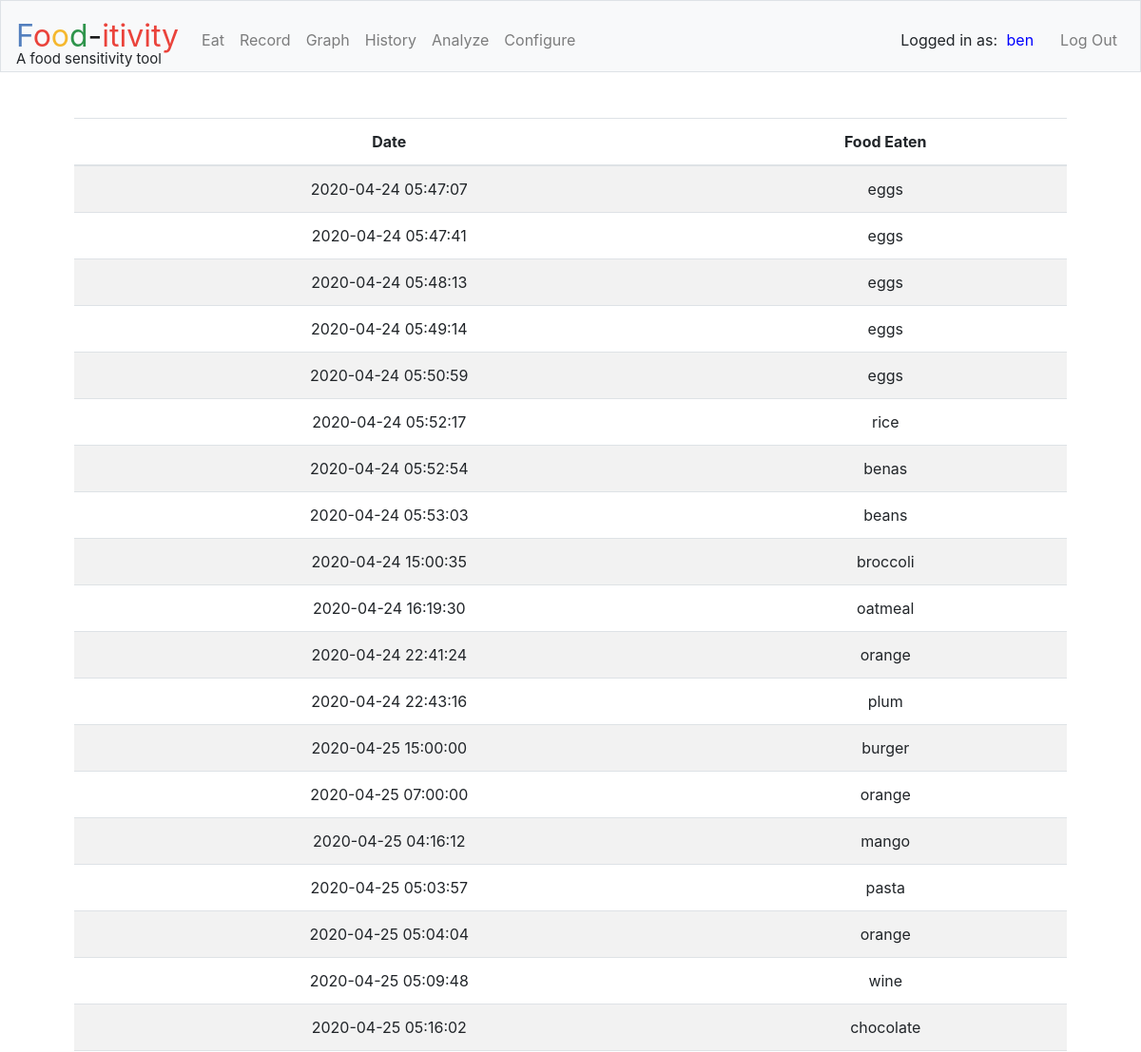
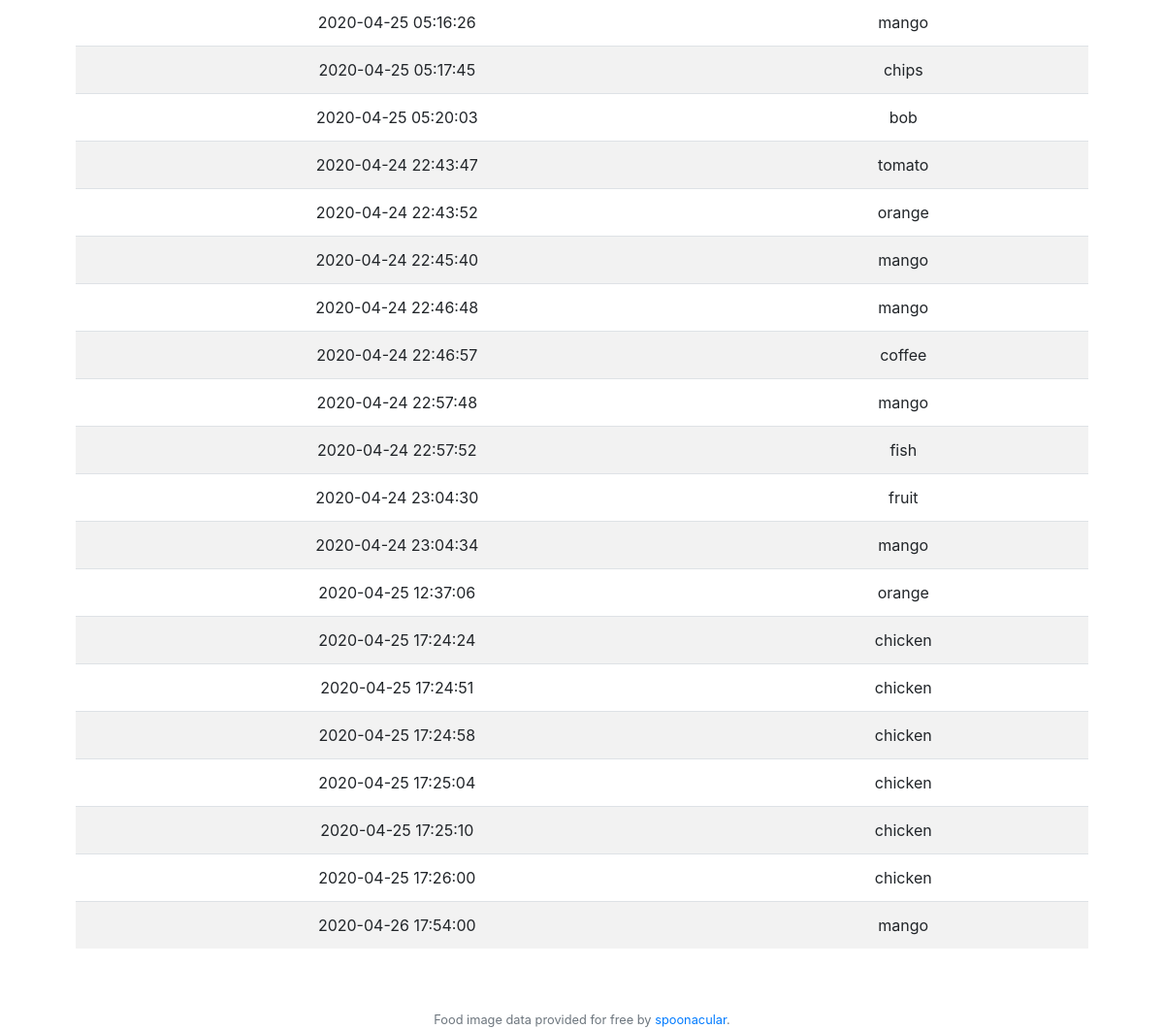
The app's page /history (signed in) with its own data (2 pictures, top to bottom).
### tables this page shows
CREATE TABLE 'foods' ('id' INTEGER PRIMARY KEY AUTOINCREMENT NOT NULL,             'user_id' NUMERIC NOT NULL, 'food_item' TEXT NOT NULL, 'date' DATE );

### application.py (the view)
@app.route("/history")
@login_required
def history():
    foods = db.execute("SELECT date, food_item FROM foods WHERE user_id=:user_id", user_id=session["user_id"])
    return render_template("history.html", foods=foods)

### application.py (called while the page is built)
@app.after_request
def after_request(response):
    response.headers["Cache-Control"] = "no-cache, no-store, must-revalidate"
    response.headers["Expires"] = 0
    response.headers["Pragma"] = "no-cache"
    return response

### helpers.py (called while the page is built)
def login_required(f):
    @wraps(f)
    def decorated_function(*args, **kwargs):
        if session.get("user_id") is None:
            return redirect("/login")
        return f(*args, **kwargs)
    return decorated_function

### templates/history.html (shortened to what this page needs)
{% extends "layout.html" %}
{% block main %}
<table class="table table-striped">
    <thead>
    <tr>
        <th>Date</th>
        <th>Food Eaten</th>
    </tr>
    </thead>
   {% for food in foods %}
    <tr>
        <td>{{ food["date"] }}</td>
        <td>{{ food["food_item"] }}</td>
    </tr>
    {% endfor %}
</table>
{% endblock %}

### templates/layout.html (shortened to what this page needs)
<!DOCTYPE html>
<html lang="en">
    <head>
        <link href="https://maxcdn.bootstrapcdn.com/bootstrap/4.1.3/css/bootstrap.min.css" rel="stylesheet">
        <link href="/static/styles.css" rel="stylesheet">
    </head>
    <body>
        <nav class="navbar navbar-expand-md navbar-light bg-light border">
            <a class="navbar-brand" href="/"><span class="blue">F</span><span class="red">o</span><span class="yellow">o</span><span class="green">d</span>-<span class="red">itivity</span></a>
            <div class="collapse navbar-collapse" id="navbar">
                {% if session.user_id %}
                    <ul class="navbar-nav mr-auto mt-2">
                        <li class="nav-item"><a class="nav-link" href="/eat">Eat</a></li>
                        <li class="nav-item"><a class="nav-link" href="/record">Record</a></li>
                        <li class="nav-item"><a class="nav-link" href="/graph">Graph</a></li>
                        <li class="nav-item"><a class="nav-link" href="/history">History</a></li>
                        <li class="nav-item"><a class="nav-link" href="/">Analyze</a></li>
                        <li class="nav-item"><a class="nav-link" href="/configure">Configure</a></li>
                    </ul>
                    <ul class="navbar-nav ml-auto mt-2">
                        <li class="nav-item" id="user_display">Logged in as:  <span id="user_display_name">{{ session["username"] }}</span></li>
                        <li class="nav-item"><a class="nav-link" href="/logout">Log Out</a></li>
                    </ul>
                {% else %}
                    <ul class="navbar-nav ml-auto mt-2">
                        <li class="nav-item"><a class="nav-link" href="/register">Register</a></li>
                        <li class="nav-item"><a class="nav-link" href="/login">Log In</a></li>
                    </ul>
                {% endif %}
            </div>
            <div id="site_description">
                A food sensitivity tool
            </div>
        </nav>
        <main class="container p-5">
            {% block main %}{% endblock %}
        </main>
        <footer class="small text-center text-muted">
            Food image data provided for free by <a href="https://spoonacular.com/food-api">spoonacular</a>.
        </footer>
    </body>
</html>

### static/styles.css (style rules this page uses)
#site_description { position: absolute; top: 50px; font-size: 15px; }
#user_display { margin: 8px 20px 0px 0px; }
#user_display_name { margin-left: 5px; color: blue; }
nav .navbar-brand { font-size: xx-large; }
nav .navbar-brand .blue { color: #537fbe; }
nav .navbar-brand .red { color: #ea433b; }
nav .navbar-brand .yellow { color: #f5b82e; }
nav .navbar-brand .green { color: #2e944b; }
main { overflow-x: auto; text-align: center; }

### records on screen
foods: date "2020-04-24 05:47:07", food_item "eggs"
foods: date "2020-04-24 05:47:41", food_item "eggs"
foods: date "2020-04-24 05:48:13", food_item "eggs"
foods: date "2020-04-24 05:49:14", food_item "eggs"
foods: date "2020-04-24 05:50:59", food_item "eggs"
foods: date "2020-04-24 05:52:17", food_item "rice"
foods: date "2020-04-24 05:52:54", food_item "benas"
foods: date "2020-04-24 05:53:03", food_item "beans"
foods: date "2020-04-24 15:00:35", food_item "broccoli"
foods: date "2020-04-24 16:19:30", food_item "oatmeal"
foods: date "2020-04-24 22:41:24", food_item "orange"
foods: date "2020-04-24 22:43:16", food_item "plum"
foods: date "2020-04-25 15:00:00", food_item "burger"
foods: date "2020-04-25 07:00:00", food_item "orange"
foods: date "2020-04-25 04:16:12", food_item "mango"
foods: date "2020-04-25 05:03:57", food_item "pasta"
foods: date "2020-04-25 05:04:04", food_item "orange"
foods: date "2020-04-25 05:09:48", food_item "wine"
foods: date "2020-04-25 05:16:02", food_item "chocolate"
foods: date "2020-04-25 05:16:26", food_item "mango"
foods: date "2020-04-25 05:17:45", food_item "chips"
foods: date "2020-04-25 05:20:03", food_item "bob"
foods: date "2020-04-24 22:43:47", food_item "tomato"
foods: date "2020-04-24 22:43:52", food_item "orange"
foods: date "2020-04-24 22:45:40", food_item "mango"
foods: date "2020-04-24 22:46:48", food_item "mango"
foods: date "2020-04-24 22:46:57", food_item "coffee"
foods: date "2020-04-24 22:57:48", food_item "mango"
foods: date "2020-04-24 22:57:52", food_item "fish"
foods: date "2020-04-24 23:04:30", food_item "fruit"
foods: date "2020-04-24 23:04:34", food_item "mango"
foods: date "2020-04-25 12:37:06", food_item "orange"
foods: date "2020-04-25 17:24:24", food_item "chicken"
foods: date "2020-04-25 17:24:51", food_item "chicken"
foods: date "2020-04-25 17:24:58", food_item "chicken"
foods: date "2020-04-25 17:25:04", food_item "chicken"
foods: date "2020-04-25 17:25:10", food_item "chicken"
foods: date "2020-04-25 17:26:00", food_item "chicken"
foods: date "2020-04-26 17:54:00", food_item "mango"

### other values on screen
{{ session["username"] }} "ben"
